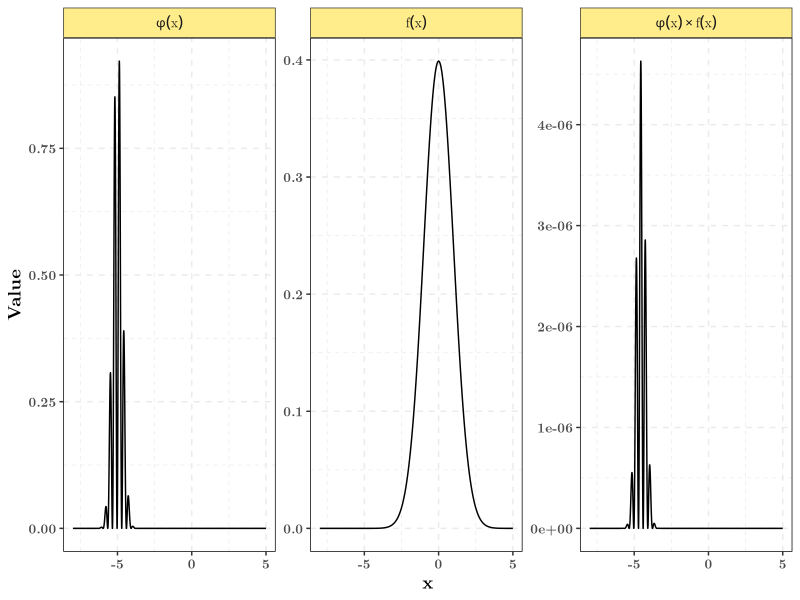
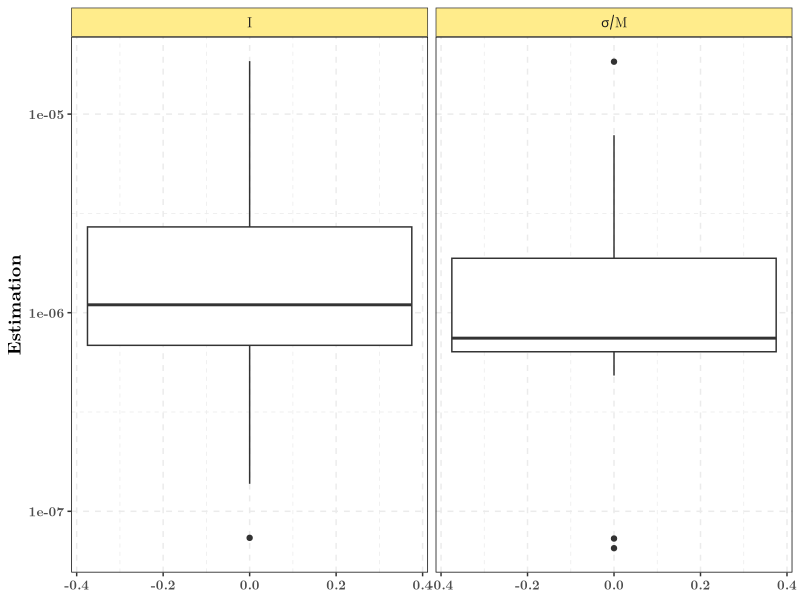
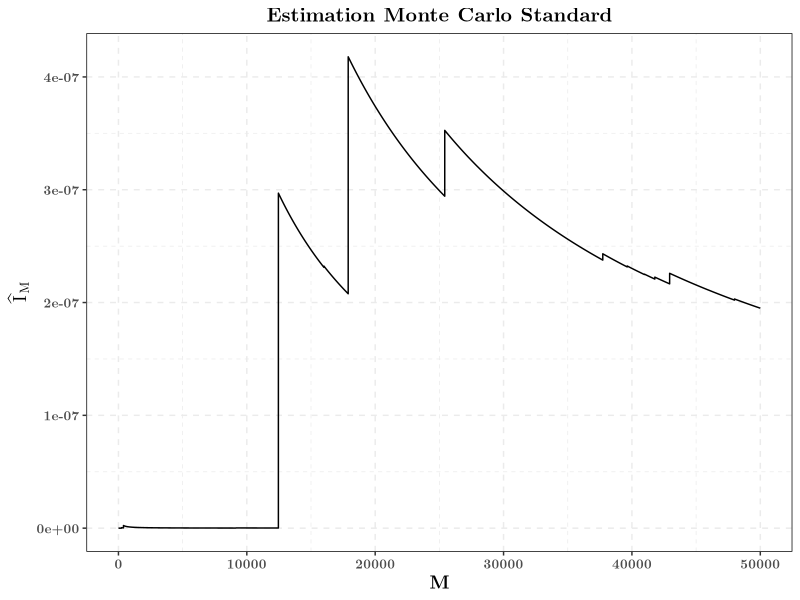
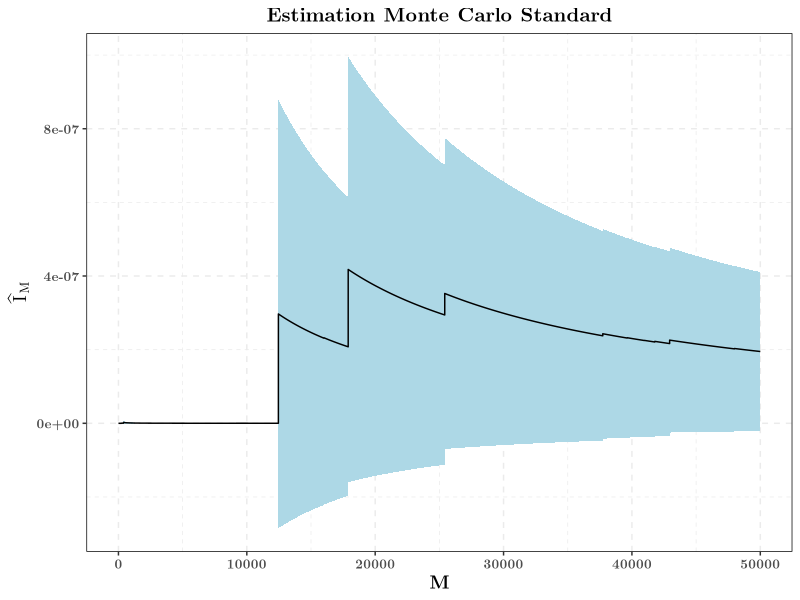
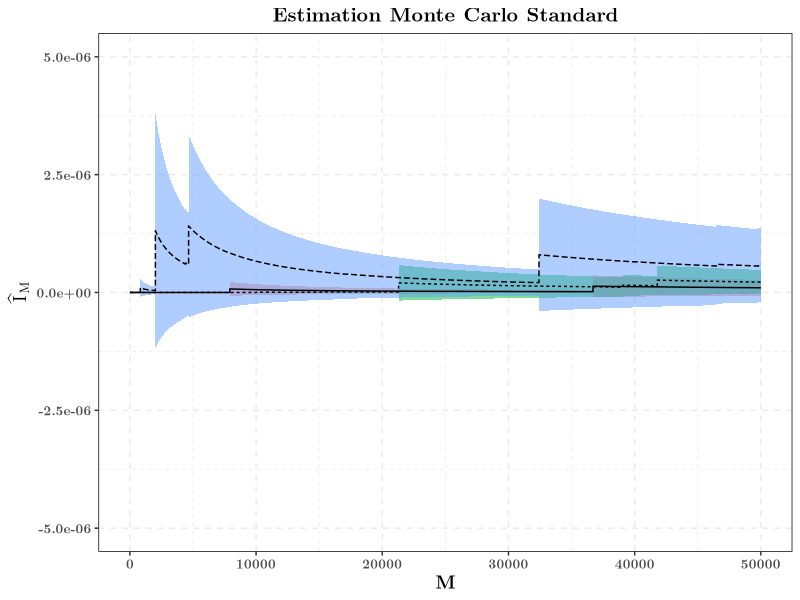
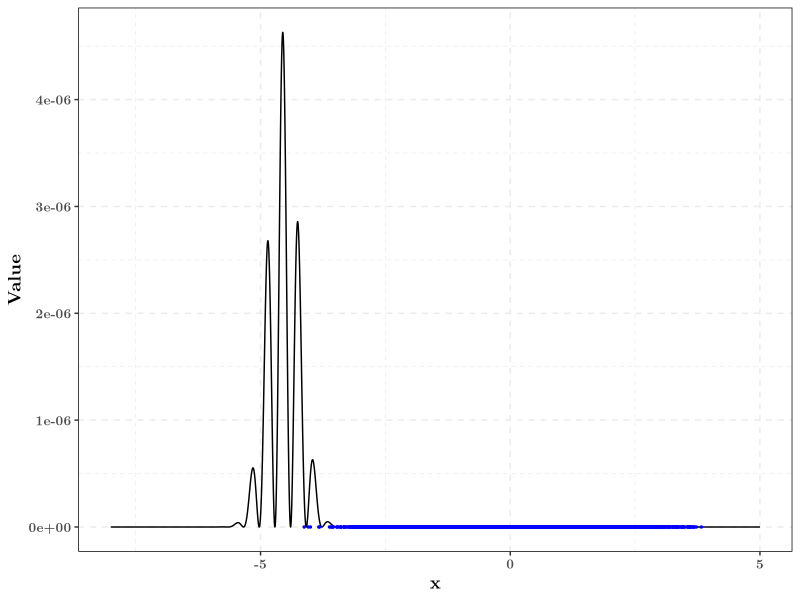
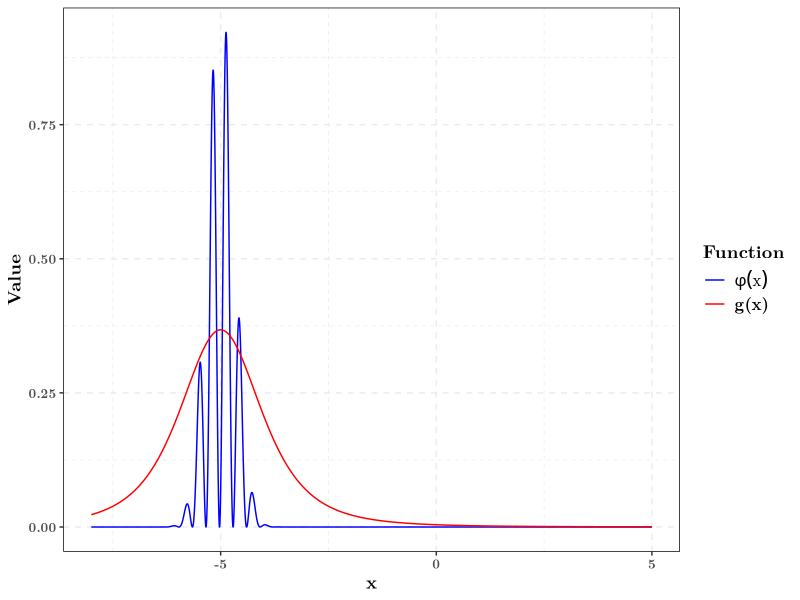
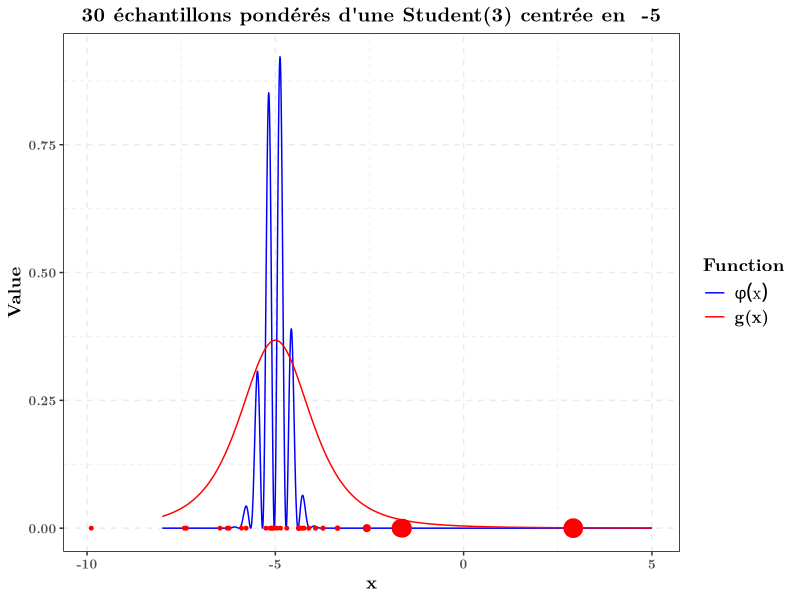

The R script that drew these images, in order:
## ---- chunk 1
knitr::opts_chunk$set(echo = FALSE, message = FALSE,
                      cache = TRUE,
                      fig.width =  7, 
                      fig.height = 3)
library(tidyverse)
## ---- chunk 2
theme_set(theme_bw() +
            theme(
              panel.border = element_rect(colour = "black",
                                          fill = rgb(0, 0, 0, 0)),
              panel.grid = element_line(linetype = 2),
              plot.background = element_rect(fill = "white"),# bg around panel
              legend.background = element_blank(),
              text = element_text(family = "LM Roman 10", size = 12, face = "bold"),
              axis.title = element_text(size = rel(1.1)),
              legend.text = element_text(size = rel(1)),
              legend.title = element_text(size = rel(1.1)),
              plot.subtitle = element_text(hjust = 0.5, size = rel(1)),
              strip.background = element_rect(fill = "lightgoldenrod1"),
              plot.title = element_text(face = "bold", size = rel(1.2), hjust = 0.5)))
## ---- chunk 3
get_phi <- function(x){
  sin(10 * x)^2 * exp(-5 * (x + 5)^2)
}
get_f <- function(x, log = FALSE){
  dnorm(x, log = log)
}
my_df_proposal <- 3
get_g <- function(x, df = my_df_proposal, log = FALSE){
  dt(x + 5, df = df, log = log) # Student distribution with finite variance
}
## ---- chunk 4
function_tibble <- tibble(x = seq(-8, 5, by = 0.001)) %>% 
  mutate(phi_x = get_phi(x), f_x = get_f(x), phi_f = phi_x * f_x,
         g_x = get_g(x), f_over_g = f_x / g_x) %>% 
  gather(-x, key = "Function", value = "Value", factor_key = TRUE) %>% 
  mutate(Function = factor(Function, labels = c("phi(x)", "f(x)",
                                                "phi(x)%*%f(x)",
                                                "g(x)", "f(x) %/% g(x)")))
## ---- chunk 5
function_tibble %>% 
  filter(str_detect(Function, "g", negate = TRUE)) %>%
  ggplot(aes(x = x, y = Value)) +
  geom_line() +
  facet_wrap(.~Function, scales = "free", labeller = label_parsed)
## ---- chunk 6
get_mc_estimate <- function(n_samp){
  samples <- rnorm(n_samp)
  z_975 <- qnorm(0.975)
  tibble(index = 1:n_samp, x = samples, phi_x = get_phi(samples),
         w = 1) %>% 
    mutate(estimate = cumsum(phi_x) / index,
           variance = cumsum(phi_x^2) / index - estimate^2,
           borne_sup = estimate + z_975 * sqrt(variance / index),
           borne_inf = estimate - z_975 * sqrt(variance / index))
}
## ---- chunk 7
set.seed(1234)
my_mc_estimate <- get_mc_estimate(5e4)
## ---- chunk 8
resultats <- read.table("resultats_estimation.csv",
                        sep = ",", header = T)
resultats %>% mutate(ecart_type = sqrt(variance_estimee / 5e4)) %>% 
  select(estimation, ecart_type) %>%
  filter(estimation < 0.1) %>% 
  gather(key = "Parametre", value = "Estimation", factor_key = TRUE) %>% 
  mutate(Parametre = factor(Parametre, labels = c("I", "sigma/M"))) %>% 
  ggplot(aes(y = Estimation)) +
  geom_boxplot() +
  scale_y_continuous(trans = "log10") +
  facet_wrap(.~Parametre, labeller = label_parsed) 
## ---- chunk 9
ggplot(my_mc_estimate) +
  aes(x = index, y = estimate) +
  geom_line() +
  labs(x = "M", y = expression(hat(I)[M]),
       title = "Estimation Monte Carlo Standard")
## ---- chunk 10
plot_mc_estimate <- ggplot(my_mc_estimate) +
  aes(x = index, y = estimate) +
  geom_ribbon(aes(ymin = borne_inf, ymax = borne_sup),
              fill = "lightblue") + 
  geom_line() +
  labs(x = "M", y = expression(hat(I)[M]),
       title = "Estimation Monte Carlo Standard")
plot_mc_estimate
## ---- chunk 11
set.seed(123)
three_mc_estimates <- rerun(3, get_mc_estimate(5e4)) %>% 
  bind_rows(.id = "Replicate")
ggplot(three_mc_estimates) +
  aes(x = index, y = estimate) +
  geom_ribbon(aes(ymin = borne_inf, ymax = borne_sup,
                  fill = Replicate), alpha = 0.5) + 
  geom_line(aes(group = Replicate, linetype = Replicate)) +
  theme(legend.position = "none") +
  labs(x = "M", y = expression(hat(I)[M]),
       title = "Estimation Monte Carlo Standard") +
  coord_cartesian(ylim = c(-1, 1) * 5e-6)
## ---- chunk 12
function_tibble %>% 
  filter(Function == "phi(x)%*%f(x)") %>% 
  ggplot(aes(x = x, y = Value)) +
  geom_line() +
  geom_point(data = my_mc_estimate,
             mapping = aes(y = 0), col = "blue",
             size = 0.5)
## ---- chunk 13
get_is_estimate <- function(n_samp, df = my_df_proposal){
  samples <- rt(n_samp, df = df) - 5
  weights <- exp(get_f(samples, log = TRUE) - get_g(samples, df = df, log = TRUE))
  z_975 <- qnorm(0.975)
  tibble(index = 1:n_samp, x = samples, phi_x = get_phi(samples),
         w = weights) %>% 
    mutate(estimate = cumsum(phi_x * weights) / index,
           variance = cumsum((phi_x * weights)^2) / index - estimate^2,
           borne_sup = estimate + z_975 * sqrt(variance / index),
           borne_inf = estimate - z_975 * sqrt(variance / index))
}
## ---- chunk 14
main_plot_is <- function_tibble %>% 
  filter(Function %in% c("phi(x)", "g(x)")) %>% 
  ggplot(aes(x = x, y = Value)) +
  scale_color_manual(labels = c(expression(phi(x), "g(x)")),
                     values = c("blue", "red")) +
  geom_line(aes(color = Function)) 
main_plot_is
## ---- chunk 15
set.seed(123)
M_example <- 30
is_estimate_example <- get_is_estimate(M_example) 
## ---- chunk 16
main_plot_is +
  geom_point(data = is_estimate_example, aes(y = 0, size = w),
             color = "red") +
  guides(size = "none") +
  labs(title = paste0(M_example, " échantillons pondérés d'une Student(",
                      my_df_proposal, ") centrée en  -5"))
## ---- chunk 17
set.seed(1234)
plot_is_estimate <- get_is_estimate(5e4) %>%  
  ggplot() +
  aes(x = index, y = estimate) +
  geom_ribbon(aes(ymin = borne_inf, ymax = borne_sup),
              fill = "coral2") +
  geom_line() + 
  labs(x = "M", y = expression(hat(IS)[M]^IS),
       title = "Estimation par échantillonnage préférentiel")
plot_is_estimate
## ---- chunk 18
set.seed(1)
mutate(get_mc_estimate(1e6), Type = "Standard") %>% 
  bind_rows(mutate(get_is_estimate(1e6), Type = "Ech. Pref")) %>% 
  slice(seq(1, 2e6, by = 100)) %>% 
  ggplot() +
  aes(x = index, y = estimate) +
  geom_ribbon(aes(ymin = borne_inf, ymax = borne_sup, fill = Type),
              alpha = 0.5) +
  geom_line(aes(color = Type)) + 
  labs(x = "M", y = expression(hat(I)),
       title = "Estimation de I")
